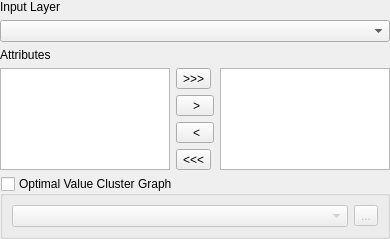
<?xml version="1.0" encoding="UTF-8"?>
<ui version="4.0">
 <class>FMEManagerWidget</class>
 <widget class="QWidget" name="FMEManagerWidget">
  <property name="geometry">
   <rect>
    <x>0</x>
    <y>0</y>
    <width>390</width>
    <height>239</height>
   </rect>
  </property>
  <property name="windowTitle">
   <string>Form</string>
  </property>
  <layout class="QGridLayout" name="gridLayout">
   <property name="leftMargin">
    <number>0</number>
   </property>
   <property name="topMargin">
    <number>0</number>
   </property>
   <property name="rightMargin">
    <number>0</number>
   </property>
   <property name="bottomMargin">
    <number>0</number>
   </property>
   <item row="7" column="0" colspan="3">
    <widget class="QGroupBox" name="groupBox">
     <property name="title">
      <string>Optimal Value Cluster Graph</string>
     </property>
     <property name="checkable">
      <bool>true</bool>
     </property>
     <property name="checked">
      <bool>false</bool>
     </property>
     <layout class="QGridLayout" name="gridLayout_2">
      <item row="0" column="0">
       <widget class="QComboBox" name="comboBox_2"/>
      </item>
      <item row="0" column="1">
       <widget class="QToolButton" name="toolButton_5">
        <property name="text">
         <string>...</string>
        </property>
        <property name="icon">
         <iconset>
          <normaloff>../../../../DsgTools/icons/histogram.png</normaloff>../../../../DsgTools/icons/histogram.png</iconset>
        </property>
       </widget>
      </item>
     </layout>
    </widget>
   </item>
   <item row="0" column="0">
    <widget class="QLabel" name="label">
     <property name="text">
      <string>Input Layer</string>
     </property>
    </widget>
   </item>
   <item row="2" column="0">
    <widget class="QLabel" name="label_3">
     <property name="text">
      <string>Attributes</string>
     </property>
    </widget>
   </item>
   <item row="1" column="0" colspan="3">
    <widget class="QComboBox" name="comboBox"/>
   </item>
   <item row="6" column="1">
    <widget class="QToolButton" name="toolButton_4">
     <property name="text">
      <string>&lt;&lt;&lt;</string>
     </property>
    </widget>
   </item>
   <item row="3" column="0" rowspan="4">
    <widget class="QListWidget" name="listWidget"/>
   </item>
   <item row="4" column="1">
    <widget class="QToolButton" name="toolButton_2">
     <property name="text">
      <string>   &gt;  </string>
     </property>
    </widget>
   </item>
   <item row="3" column="1">
    <widget class="QToolButton" name="toolButton_1">
     <property name="text">
      <string>&gt;&gt;&gt;</string>
     </property>
    </widget>
   </item>
   <item row="3" column="2" rowspan="4">
    <widget class="QListWidget" name="listWidget_2"/>
   </item>
   <item row="5" column="1">
    <widget class="QToolButton" name="toolButton_3">
     <property name="text">
      <string>   &lt;  </string>
     </property>
    </widget>
   </item>
  </layout>
 </widget>
 <resources/>
 <connections/>
</ui>
